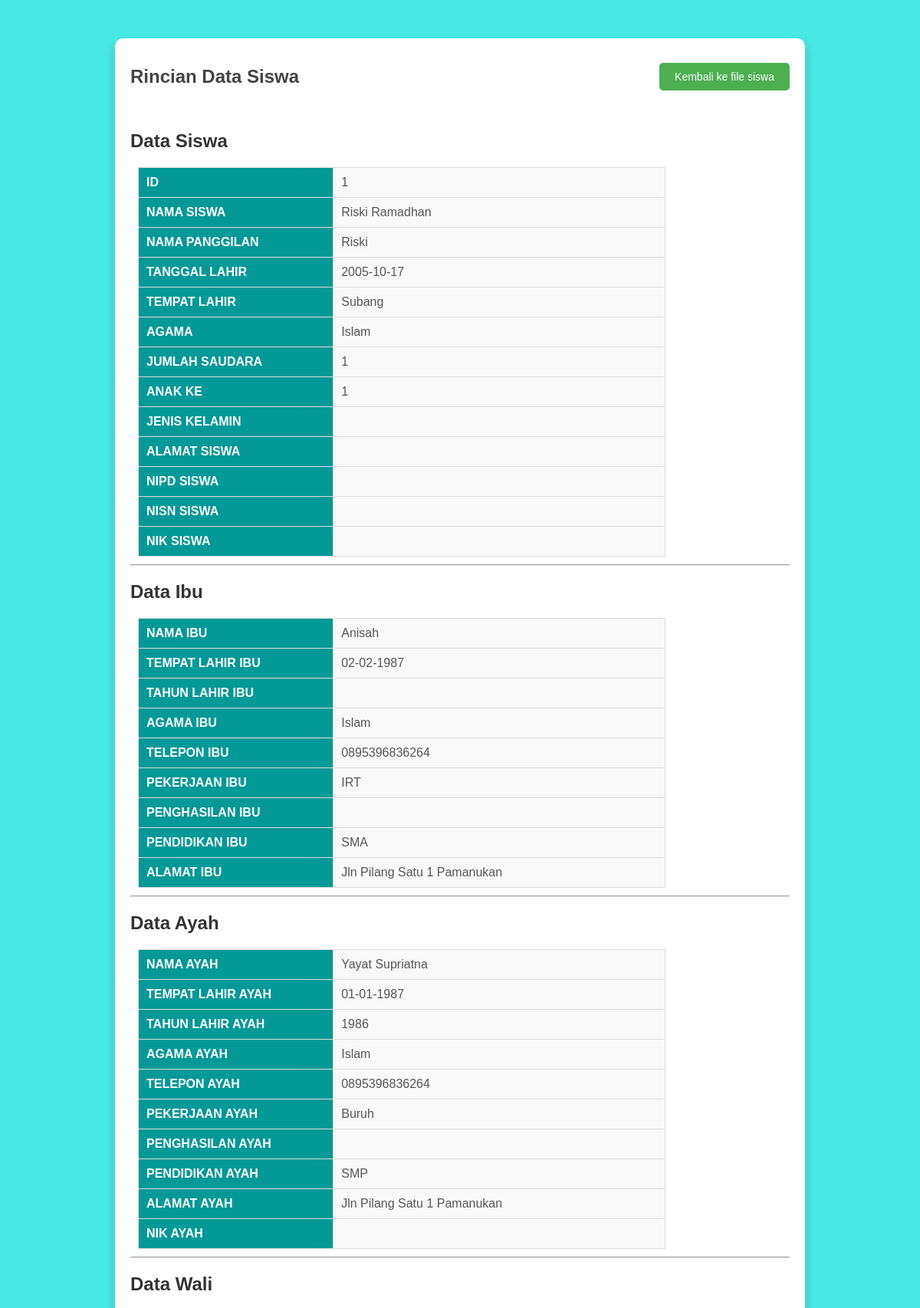
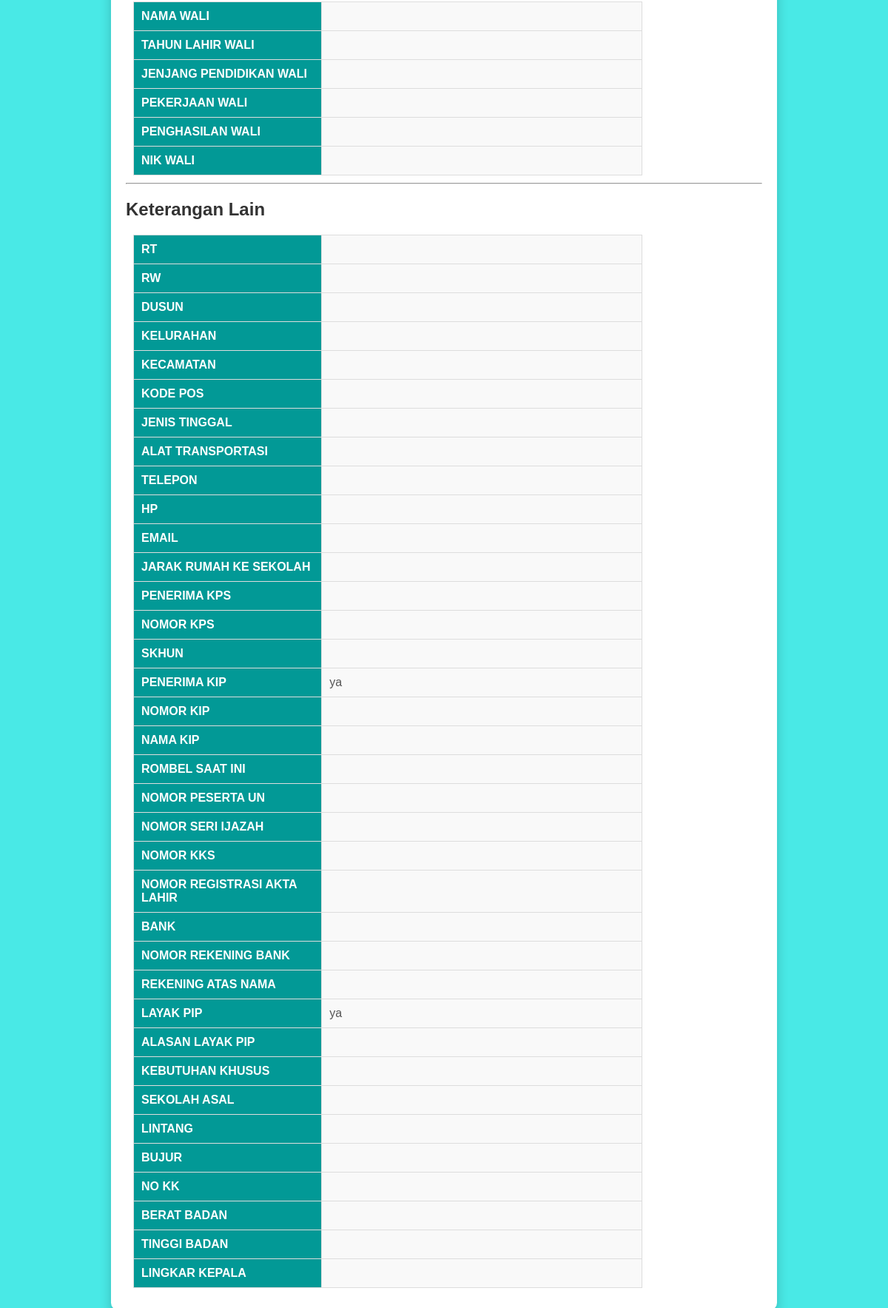
The page /detail_siswa.php?id=1 on the database its author committed (2 pictures, top to bottom).
### tables this page shows
CREATE TABLE `pendaftaran_siswa` (
  `id` int(11) NOT NULL,
  `nama_siswa` varchar(255) DEFAULT NULL,
  `nama_panggilan` varchar(255) DEFAULT NULL,
  `tanggal_lahir` date DEFAULT NULL,
  `tempat_lahir` varchar(255) DEFAULT NULL,
  `agama` varchar(50) DEFAULT NULL,
  `jumlah_saudara` int(11) DEFAULT NULL,
  `anak_ke` int(11) DEFAULT NULL,
  `jk_siswa` enum('laki-laki','perempuan') DEFAULT NULL,
  `nama_ibu` varchar(255) DEFAULT NULL,
  `tempat_lahir_ibu` varchar(255) DEFAULT NULL,
  `agama_ibu` varchar(50) DEFAULT NULL,
  `telepon_ibu` varchar(15) DEFAULT NULL,
  `pekerjaan_ibu` varchar(255) DEFAULT NULL,
  `pendidikan_ibu` varchar(50) DEFAULT NULL,
  `alamat_ibu` text DEFAULT NULL,
  `nama_ayah` varchar(255) DEFAULT NULL,
  `tempat_lahir_ayah` varchar(255) DEFAULT NULL,
  `agama_ayah` varchar(50) DEFAULT NULL,
  `telepon_ayah` varchar(15) DEFAULT NULL,
  `pekerjaan_ayah` varchar(255) DEFAULT NULL,
  `pendidikan_ayah` varchar(50) DEFAULT NULL,
  `alamat_ayah` text DEFAULT NULL,
  `status` varchar(20) DEFAULT 'belum_terkonfirmasi',
  `status_konfirmasi` enum('belum','sudah') NOT NULL DEFAULT 'belum',
  `nipd_siswa` varchar(50) DEFAULT NULL,
  `nisn_siswa` varchar(50) DEFAULT NULL,
  `nik_siswa` varchar(50) DEFAULT NULL,
  `alamat` text DEFAULT NULL,
  `rt` varchar(10) DEFAULT NULL,
  `rw` varchar(10) DEFAULT NULL,
  `dusun` varchar(100) DEFAULT NULL,
  `kelurahan` varchar(100) DEFAULT NULL,
  `kecamatan` varchar(100) DEFAULT NULL,
  `kode_pos` varchar(10) DEFAULT NULL,
  `jenis_tinggal` varchar(50) DEFAULT NULL,
  `alat_transportasi` varchar(50) DEFAULT NULL,
  `telepon` varchar(20) DEFAULT NULL,
  `hp` varchar(20) DEFAULT NULL,
  `e_mail` varchar(100) DEFAULT NULL,
  `skhun` varchar(50) DEFAULT NULL,
  `penerima_kps` enum('ya','tidak') DEFAULT NULL,
  `no_kps` varchar(50) DEFAULT NULL,
  `tahun_lahir_ayah` int(11) DEFAULT NULL,
  `penghasilan_ayah` decimal(15,2) DEFAULT NULL,
  `nik_ayah` varchar(50) DEFAULT NULL,
  `tahun_lahir_ibu` int(11) DEFAULT NULL,
  `penghasilan_ibu` decimal(15,2) DEFAULT NULL,
  `nik_ibu` varchar(50) DEFAULT NULL,
  `nama_wali` varchar(100) DEFAULT NULL,
  `tahun_lahir_wali` int(11) DEFAULT NULL,
  `jenjang_pendidikan_wali` varchar(50) DEFAULT NULL,
  `pekerjaan_wali` varchar(100) DEFAULT NULL,
  `penghasilan_wali` decimal(15,2) DEFAULT NULL,
  `nik_wali` varchar(50) DEFAULT NULL,
  `rombel_saat_ini` varchar(50) DEFAULT NULL,
  `no_peserta_ujian_nasional` varchar(50) DEFAULT NULL,
  `no_seri_ijazah` varchar(50) DEFAULT NULL,
  `penerima_kip` enum('ya','tidak') DEFAULT NULL,
  `nomor_kip` varchar(50) DEFAULT NULL,
  `nama_di_kip` varchar(100) DEFAULT NULL,
  `nomor_kks` varchar(50) DEFAULT NULL,
  `no_registrasi_akta_lahir` varchar(50) DEFAULT NULL,
  `bank` varchar(50) DEFAULT NULL,
  `nomor_rekening_bank` varchar(50) DEFAULT NULL,
  `rekening_atas_nama` varchar(100) DEFAULT NULL,
  `layak_pip` enum('ya','tidak') DEFAULT NULL,
  `alasan_layak_pip` text DEFAULT NULL,
  `kebutuhan_khusus` varchar(100) DEFAULT NULL,
  `sekolah_asal` varchar(100) DEFAULT NULL,
  `lintang` decimal(9,6) DEFAULT NULL,
  `bujur` decimal(9,6) DEFAULT NULL,
  `no_kk` varchar(50) DEFAULT NULL,
  `berat_badan` decimal(5,2) DEFAULT NULL,
  `tinggi_badan` decimal(5,2) DEFAULT NULL,
  `lingkar_kepala` decimal(5,2) DEFAULT NULL,
  `jml_saudara_kandung` int(11) DEFAULT NULL,
  `jarak_rumah_ke_sekolah` decimal(5,2) DEFAULT NULL,
  `sampah` enum('1','0') NOT NULL DEFAULT '0'
);

### detail_siswa.php (the view, shortened to what the rows shown need)
<?php
include 'koneksi.php';
if (isset($_GET['id'])) {
    $id = $_GET['id'];
    $sql = "SELECT * FROM pendaftaran_siswa WHERE id = ?";
    $stmt = $conn->prepare($sql);
    $stmt->bind_param("i", $id);
    $stmt->execute();
    $result = $stmt->get_result();
    if ($result->num_rows > 0) {
        $data = $result->fetch_assoc();
    } else {
        echo "Data tidak ditemukan.";
        exit;
    }
} else {
    echo "ID tidak ditemukan.";
    exit;
}
?>
<!DOCTYPE html>
<html lang="en">
<head>
    <link rel="stylesheet" href="detailsiswa.css">
</head>
<body>
    <div class="container">
        <div class="main">
            <div class="topbar">
                <h1>Rincian Data Siswa</h1>
            </div>
            <section class="detail-section">
                <h2>Data Siswa</h2>
                <table>
                    <tr>
                        <th>ID</th>
                        <td><?= htmlspecialchars($data['id']) ?></td>
                    </tr>
                    <tr>
                        <th>Nama Siswa</th>
                        <td><?= htmlspecialchars($data['nama_siswa']) ?></td>
                    </tr>
                    <tr>
                        <th>Nama Panggilan</th>
                        <td><?= htmlspecialchars($data['nama_panggilan']) ?></td>
                    </tr>
                    <tr>
                        <th>Tanggal Lahir</th>
                        <td><?= htmlspecialchars($data['tanggal_lahir']) ?></td>
                    </tr>
                    <tr>
                        <th>Tempat Lahir</th>
                        <td><?= htmlspecialchars($data['tempat_lahir']) ?></td>
                    </tr>
                    <tr>
                        <th>Agama</th>
                        <td><?= htmlspecialchars($data['agama']) ?></td>
                    </tr>
                    <tr>
                        <th>Jumlah Saudara</th>
                        <td><?= htmlspecialchars($data['jumlah_saudara']) ?></td>
                    </tr>
                    <tr>
                        <th>Anak Ke</th>
                        <td><?= htmlspecialchars($data['anak_ke']) ?></td>
                    </tr>
                    <tr>
                        <th>Jenis Kelamin</th>
                    </tr>
                    <tr>
                        <th>Alamat Siswa</th>
                    </tr>
                    <tr>
                        <th>NIPD Siswa</th>
                    </tr>
                    <tr>
                        <th>NISN Siswa</th>
                    </tr>
                    <tr>
                        <th>NIK Siswa</th>
                    </tr>
                </table>
                <h2>Data Ibu</h2>
                <table>
                    <tr>
                        <th>Nama Ibu</th>
                        <td><?= htmlspecialchars($data['nama_ibu']) ?></td>
                    </tr>
                    <tr>
                        <th>Tempat Lahir Ibu</th>
                        <td><?= htmlspecialchars($data['tempat_lahir_ibu']) ?></td>
                    </tr>
                    <tr>
                        <th>Tahun Lahir Ibu</th>
                    </tr>
                    <tr>
                        <th>Agama Ibu</th>
                        <td><?= htmlspecialchars($data['agama_ibu']) ?></td>
                    </tr>
                    <tr>
                        <th>Telepon Ibu</th>
                        <td><?= htmlspecialchars($data['telepon_ibu']) ?></td>
                    </tr>
                    <tr>
                        <th>Pekerjaan Ibu</th>
                        <td><?= htmlspecialchars($data['pekerjaan_ibu']) ?></td>
                    </tr>
                    <tr>
                        <th>Penghasilan Ibu</th>
                    </tr>
                    <tr>
                        <th>Pendidikan Ibu</th>
                        <td><?= htmlspecialchars($data['pendidikan_ibu']) ?></td>
                    </tr>
                    <tr>
                        <th>Alamat Ibu</th>
                        <td><?= htmlspecialchars($data['alamat_ibu']) ?></td>
                    </tr>
                </table>
                <h2>Data Ayah</h2>
                <table>
                    <tr>
                        <th>Nama Ayah</th>
                        <td><?= htmlspecialchars($data['nama_ayah']) ?></td>
                    </tr>
                    <tr>
                        <th>Tempat Lahir Ayah</th>
                        <td><?= htmlspecialchars($data['tempat_lahir_ayah']) ?></td>
                    </tr>
                    <tr>
                        <th>Tahun Lahir Ayah</th>
                        <td><?= htmlspecialchars($data['tahun_lahir_ayah']) ?></td>
                    </tr>
                    <tr>
                        <th>Agama Ayah</th>
                        <td><?= htmlspecialchars($data['agama_ayah']) ?></td>
                    </tr>
                    <tr>
                        <th>Telepon Ayah</th>
                        <td><?= htmlspecialchars($data['telepon_ayah']) ?></td>
                    </tr>
                    <tr>
                        <th>Pekerjaan Ayah</th>
                        <td><?= htmlspecialchars($data['pekerjaan_ayah']) ?></td>
                    </tr>
                    <tr>
                        <th>Penghasilan Ayah</th>
                    </tr>
                    <tr>
                        <th>Pendidikan Ayah</th>
                        <td><?= htmlspecialchars($data['pendidikan_ayah']) ?></td>
                    </tr>
                    <tr>
                        <th>Alamat Ayah</th>
                        <td><?= htmlspecialchars($data['alamat_ayah']) ?></td>
                    </tr>
                    <tr>
                        <th>NIK Ayah</th>
                    </tr>
                </table>
                <h2>Data Wali</h2>
                <table>
                    <tr>
                        <th>Nama Wali</th>
                    </tr>
                    <tr>
                        <th>Tahun Lahir Wali</th>
                    </tr>
                    <tr>
                        <th>Jenjang Pendidikan Wali</th>
                    </tr>
                    <tr>
                        <th>Pekerjaan Wali</th>
                    </tr>
                    <tr>
                        <th>Penghasilan Wali</th>
                    </tr>
                    <tr>
                        <th>NIK Wali</th>
                    </tr>
                </table>
                <h2>Keterangan Lain</h2>
                <table>
                <tr>
                        <th>RT</th>
                    </tr>
                    <tr>
                        <th>RW</th>
                    </tr>
                    <tr>
                        <th>Dusun</th>
                    </tr>
                    <tr>
                        <th>Kelurahan</th>
                    </tr>
                    <tr>
                        <th>Kecamatan</th>
                    </tr>
                    <tr>
                        <th>Kode Pos</th>
                    </tr>
                    <tr>
                        <th>Jenis Tinggal</th>
                    </tr>
                    <tr>
                        <th>Alat Transportasi</th>
                    </tr>
                    <tr>
                        <th>Telepon</th>
                    </tr>
                    <tr>
                        <th>Hp</th>
                    </tr>
                    <tr>
                        <th>Email</th>
                    </tr>
                    <tr>
                        <th>Jarak Rumah ke Sekolah</th>
                    </tr>
                    <tr>
                        <th>Penerima KPS</th>
                    </tr>
                    <tr>
                        <th>Nomor KPS</th>
                    </tr>
                    <tr>
                        <th>SKHUN</th>
                    </tr>
                    <tr>
                    <tr>
                        <th>Penerima KIP</th>
                        <td><?= htmlspecialchars($data['penerima_kip']) ?></td>
                    </tr>
                        <th>Nomor KIP</th>
                    </tr>
                    <tr>
                        <th>Nama KIP</th>
                    </tr>
                    <tr>
                        <th>Rombel Saat ini</th>
                    </tr>
                    <tr>
                        <th>Nomor Peserta UN</th>
                    </tr>
                    <tr>
                        <th>Nomor Seri Ijazah</th>
                    </tr>
                    <tr>
                        <th>Nomor KKS</th>
                    </tr>
                    <tr>
                        <th>Nomor Registrasi Akta Lahir</th>
                    </tr>
                    <tr>
                        <th>BANK</th>
                    </tr>
                    <tr>
                        <th>Nomor Rekening BANK</th>
                    </tr>
                    <tr>
                        <th>Rekening atas nama</th>
                    </tr>
                    <tr>
                        <th>Layak PIP</th>
                        <td><?= htmlspecialchars($data['layak_pip']) ?></td>
                    </tr>
                    <tr>
                        <th>Alasan Layak PIP</th>
                    </tr>
                    <tr>
                        <th>Kebutuhan Khusus</th>
                    </tr>
                    <tr>
                        <th>Sekolah Asal</th>
                    </tr>
                    <tr>
                        <th>Lintang</th>
                    </tr>
                    <tr>
                        <th>Bujur</th>
                    </tr>
                    <tr>
                        <th>No KK</th>
                    </tr>
                    <tr>
                        <th>Berat Badan</th>
                    </tr>
                    <tr>
                        <th>Tinggi Badan</th>
                    </tr>
                    <tr>
                        <th>Lingkar Kepala</th>
                    </tr>
                </table>
            </section>
        </div>
    </div>
</body>
</html>

### rows shown on the page
pendaftaran_siswa: id "1", nama_siswa "Riski Ramadhan", nama_panggilan "Riski", tanggal_lahir "2005-10-17", tempat_lahir "Subang", agama "Islam", jumlah_saudara "1", anak_ke "1", nama_ibu "Anisah", tempat_lahir_ibu "02-02-1987", agama_ibu "Islam", telepon_ibu "0895396836264", pekerjaan_ibu "IRT", pendidikan_ibu "SMA", alamat_ibu "Jln Pilang Satu 1 Pamanukan", nama_ayah "Yayat Supriatna", tempat_lahir_ayah "01-01-1987", tahun_lahir_ayah "1986", agama_ayah "Islam", telepon_ayah "0895396836264", pekerjaan_ayah "Buruh", pendidikan_ayah "SMP", alamat_ayah "Jln Pilang Satu 1 Pamanukan", penerima_kip "ya", layak_pip "ya"
